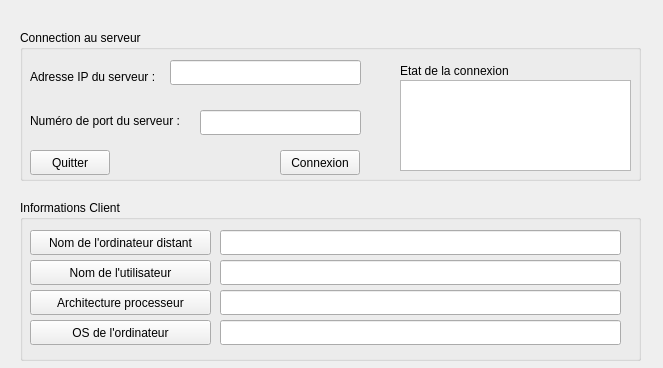
<?xml version="1.0" encoding="UTF-8"?>
<ui version="4.0">
 <class>ClientWidget</class>
 <widget class="QWidget" name="ClientWidget">
  <property name="geometry">
   <rect>
    <x>0</x>
    <y>0</y>
    <width>663</width>
    <height>368</height>
   </rect>
  </property>
  <property name="windowTitle">
   <string>ClientWidget</string>
  </property>
  <widget class="QGroupBox" name="groupBoxConnexion">
   <property name="geometry">
    <rect>
     <x>20</x>
     <y>30</y>
     <width>621</width>
     <height>151</height>
    </rect>
   </property>
   <property name="title">
    <string>Connection au serveur</string>
   </property>
   <widget class="QLabel" name="labelIPadresse">
    <property name="geometry">
     <rect>
      <x>10</x>
      <y>36</y>
      <width>141</width>
      <height>21</height>
     </rect>
    </property>
    <property name="text">
     <string>Adresse IP du serveur :</string>
    </property>
   </widget>
   <widget class="QLabel" name="label">
    <property name="geometry">
     <rect>
      <x>10</x>
      <y>80</y>
      <width>171</width>
      <height>21</height>
     </rect>
    </property>
    <property name="text">
     <string>Numéro de port du serveur :</string>
    </property>
   </widget>
   <widget class="QLineEdit" name="lineEditPort">
    <property name="geometry">
     <rect>
      <x>180</x>
      <y>80</y>
      <width>161</width>
      <height>25</height>
     </rect>
    </property>
   </widget>
   <widget class="QLineEdit" name="lineEditIP">
    <property name="geometry">
     <rect>
      <x>150</x>
      <y>30</y>
      <width>191</width>
      <height>25</height>
     </rect>
    </property>
   </widget>
   <widget class="QLabel" name="label_2">
    <property name="geometry">
     <rect>
      <x>380</x>
      <y>30</y>
      <width>121</width>
      <height>21</height>
     </rect>
    </property>
    <property name="text">
     <string>Etat de la connexion</string>
    </property>
   </widget>
   <widget class="QPushButton" name="pushButtonQuitter">
    <property name="geometry">
     <rect>
      <x>10</x>
      <y>120</y>
      <width>80</width>
      <height>25</height>
     </rect>
    </property>
    <property name="text">
     <string>Quitter</string>
    </property>
   </widget>
   <widget class="QPushButton" name="pushButtonConnexion">
    <property name="geometry">
     <rect>
      <x>260</x>
      <y>120</y>
      <width>80</width>
      <height>25</height>
     </rect>
    </property>
    <property name="text">
     <string>Connexion</string>
    </property>
   </widget>
   <widget class="QTextEdit" name="textEditEtatConnexion">
    <property name="geometry">
     <rect>
      <x>380</x>
      <y>50</y>
      <width>231</width>
      <height>91</height>
     </rect>
    </property>
   </widget>
  </widget>
  <widget class="QGroupBox" name="groupBoxInfoClient">
   <property name="geometry">
    <rect>
     <x>20</x>
     <y>200</y>
     <width>621</width>
     <height>161</height>
    </rect>
   </property>
   <property name="title">
    <string>Informations Client</string>
   </property>
   <widget class="QPushButton" name="pushButtonNomOrdi">
    <property name="geometry">
     <rect>
      <x>10</x>
      <y>30</y>
      <width>181</width>
      <height>25</height>
     </rect>
    </property>
    <property name="text">
     <string>Nom de l'ordinateur distant</string>
    </property>
   </widget>
   <widget class="QPushButton" name="pushButtonNomUtilisateur">
    <property name="geometry">
     <rect>
      <x>10</x>
      <y>60</y>
      <width>181</width>
      <height>25</height>
     </rect>
    </property>
    <property name="text">
     <string>Nom de l'utilisateur</string>
    </property>
   </widget>
   <widget class="QPushButton" name="pushButtonArchiProcesseur">
    <property name="geometry">
     <rect>
      <x>10</x>
      <y>90</y>
      <width>181</width>
      <height>25</height>
     </rect>
    </property>
    <property name="text">
     <string>Architecture processeur</string>
    </property>
   </widget>
   <widget class="QPushButton" name="pushButtonOSordinateur">
    <property name="geometry">
     <rect>
      <x>10</x>
      <y>120</y>
      <width>181</width>
      <height>25</height>
     </rect>
    </property>
    <property name="text">
     <string>OS de l'ordinateur</string>
    </property>
   </widget>
   <widget class="QLineEdit" name="lineEditNomOrdi">
    <property name="geometry">
     <rect>
      <x>200</x>
      <y>30</y>
      <width>401</width>
      <height>25</height>
     </rect>
    </property>
   </widget>
   <widget class="QLineEdit" name="lineEditNomUtilisateur">
    <property name="geometry">
     <rect>
      <x>200</x>
      <y>60</y>
      <width>401</width>
      <height>25</height>
     </rect>
    </property>
   </widget>
   <widget class="QLineEdit" name="lineEditArchiProcesseur">
    <property name="geometry">
     <rect>
      <x>200</x>
      <y>90</y>
      <width>401</width>
      <height>25</height>
     </rect>
    </property>
   </widget>
   <widget class="QLineEdit" name="lineEditOSordinateur">
    <property name="geometry">
     <rect>
      <x>200</x>
      <y>120</y>
      <width>401</width>
      <height>25</height>
     </rect>
    </property>
   </widget>
  </widget>
 </widget>
 <layoutdefault spacing="6" margin="11"/>
 <resources/>
 <connections>
  <connection>
   <sender>pushButtonQuitter</sender>
   <signal>clicked()</signal>
   <receiver>ClientWidget</receiver>
   <slot>close()</slot>
   <hints>
    <hint type="sourcelabel">
     <x>90</x>
     <y>156</y>
    </hint>
    <hint type="destinationlabel">
     <x>20</x>
     <y>5</y>
    </hint>
   </hints>
  </connection>
 </connections>
</ui>
